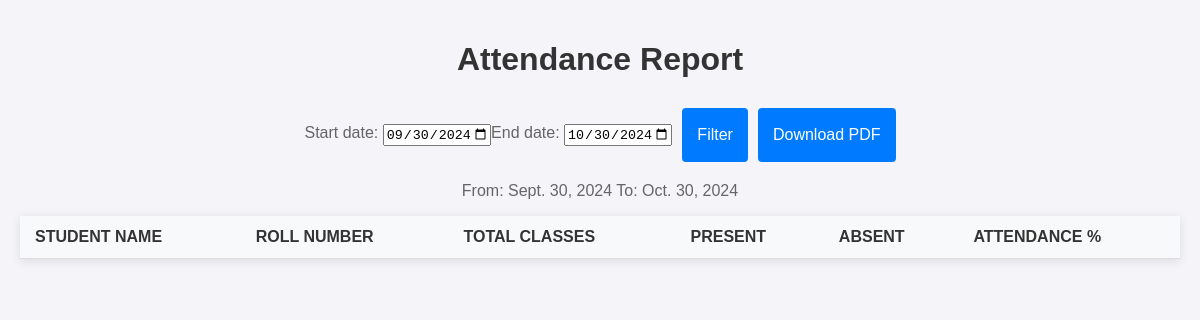
/attendance-report/, run on an earlier commit of the app's database.
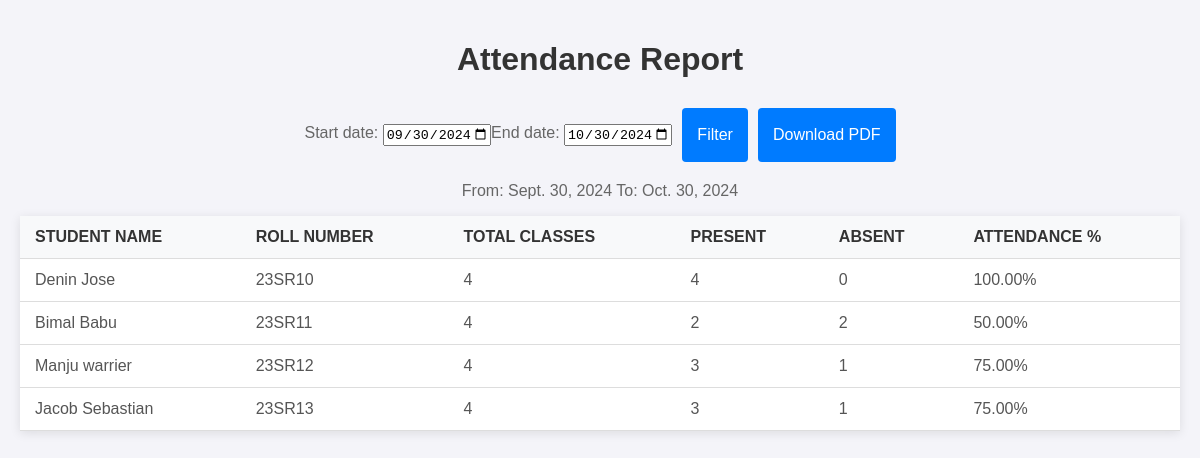
And on a later commit of the database.
### college_app/models.py (models this page shows, shortened)
class Student(models.Model):
    GENDER_CHOICES = (
        ('M', 'Male'),
        ('F', 'Female'),
        ('O', 'Other'),
    )
    COURSE_CHOICES = (
        ('MCA', 'MCA'),
        ('MBA', 'MBA'),
        ('MMH', 'MMH'),
        ('MA', 'MA'),
        ('MSW', 'MSW'),
        ('MCMS', 'MCMS'),
    )
    name = models.CharField(max_length=200, validators=[MinLengthValidator(2)])
    email = models.EmailField(max_length=254, unique=True)
    contact = models.CharField(max_length=10, unique=True)
    parent_name = models.CharField(max_length=200, validators=[MinLengthValidator(2)])
    gender = models.CharField(max_length=1, choices=GENDER_CHOICES)
    course = models.CharField(max_length=4, choices=COURSE_CHOICES)
    date_of_birth = models.DateField()
    registration_date = models.DateTimeField(auto_now_add=True)
    student_image = models.ImageField(upload_to='students/images/')
    roll_number = models.CharField(max_length=50, unique=True, blank=True)
    password = models.CharField(
        max_length=100,
        validators=[
            RegexValidator(
                regex=r'^(?=.*[A-Za-z])(?=.*\d)(?=.*[@$!%*#?&])[A-Za-z\d@$!%*#?&]{8,}$',
                message="Password should have at least one letter, one number, and one special character"
            )
        ]
    )
    is_approved = models.BooleanField(default=False)

### college_app/views.py (the view)
# urls.py: path('attendance-report/', generate_attendance_report, name='attendance_report'),
def generate_attendance_report(request):
    students = Student.objects.all()
    attendance_report = []
    default_start_date = date.today() - timedelta(days=30)
    default_end_date = date.today()
    if request.method == 'POST':
        form = DateRangeForm(request.POST)
        if form.is_valid():
            start_date = form.cleaned_data['start_date']
            end_date = form.cleaned_data['end_date']
        else:
            start_date = default_start_date
            end_date = default_end_date
    else:
        form = DateRangeForm(initial={'start_date': default_start_date, 'end_date': default_end_date})
        start_date = default_start_date
        end_date = default_end_date
    for student in students:
        attendance_records = Attendance.objects.filter(student=student, date__range=(start_date, end_date))
        total_classes = attendance_records.count()
        present_count = attendance_records.filter(is_present=True).count()
        absent_count = total_classes - present_count
        attendance_report.append({
            'student_name': student.name,
            'roll_number': student.roll_number,
            'total_classes': total_classes,
            'present_count': present_count,
            'absent_count': absent_count,
            'attendance_percentage': (present_count / total_classes) * 100 if total_classes > 0 else 0
        })
    if 'pdf' in request.POST:
        return download_pdf(attendance_report, start_date, end_date)
    context = {
        'attendance_report': attendance_report,
        'start_date': start_date,
        'end_date': end_date,
        'form': form
    }
    return render(request, 'attendance_report.html', context)

### college_app/views.py
class DateRangeForm(forms.Form):
    start_date = forms.DateField(widget=forms.DateInput(attrs={'type': 'date', 'max': date.today()}))
    end_date = forms.DateField(widget=forms.DateInput(attrs={'type': 'date', 'max': date.today()}))

### templates/attendance_report.html (shortened to what this page needs)
<!DOCTYPE html>
<html lang="en">
<head>
</head>
<body>
    <h1>Attendance Report</h1>
    <form method="POST">
        {{ form.as_p }}
        <button type="submit">Filter</button>
        <button type="submit" name="pdf">Download PDF</button>
    </form>
    <p>From: {{ start_date }} To: {{ end_date }}</p>
    <table>
        <thead>
            <tr>
                <th>Student Name</th>
                <th>Roll Number</th>
                <th>Total Classes</th>
                <th>Present</th>
                <th>Absent</th>
                <th>Attendance %</th>
            </tr>
        </thead>
        <tbody>
            {% for report in attendance_report %}
                <tr>
                    <td>{{ report.student_name }}</td>
                    <td>{{ report.roll_number }}</td>
                    <td>{{ report.total_classes }}</td>
                    <td>{{ report.present_count }}</td>
                    <td>{{ report.absent_count }}</td>
                    <td>{{ report.attendance_percentage|floatformat:2 }}%</td>
                </tr>
            {% endfor %}
        </tbody>
    </table>
</body>
</html>

What changed in the data, as far as the page shows it:
added Student: student_name "Denin Jose", roll_number "23SR10"
added Student: student_name "Bimal Babu", roll_number "23SR11"
added Student: student_name "Manju warrier", roll_number "23SR12"
added Student: student_name "Jacob Sebastian", roll_number "23SR13"
Also different on the page:
new list line: "4 4 0 100.00 %"
new list line: "4 2 2 50.00 %"
new list line: "4 3 1 75.00 %"
